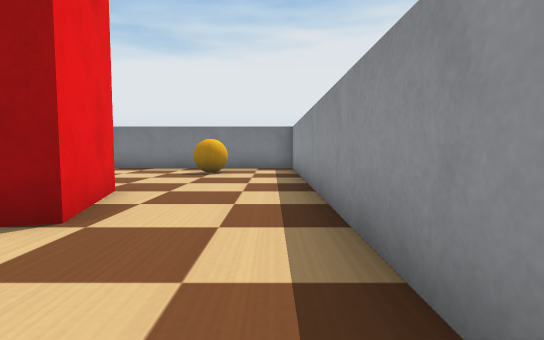
View 1 (above)

22 first-person views from a walk through a world built for the Webots simulator. The camera is 0.15 m above the floor, tilts 4° down and sees 80° across. The floor is counted in squares, 0.2 m on a side. Each view is taken from the middle of a square. On the plan, view 1 faces up. The plan holds only what a view shows up to about 11 squares ahead; the rest is blank. The robots in the file are not drawn. Webots' stock objects and surfaces are drawn as simple stand-ins.

View 2
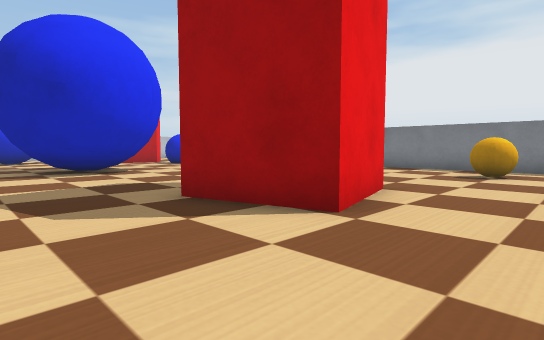

View 3
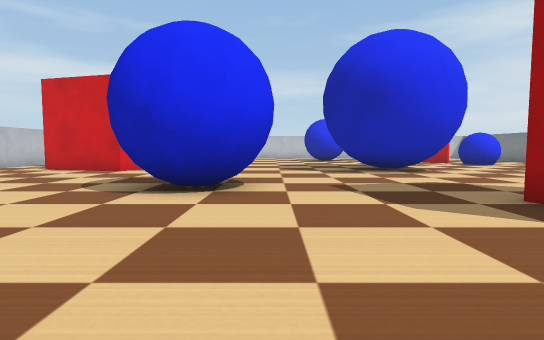

View 4
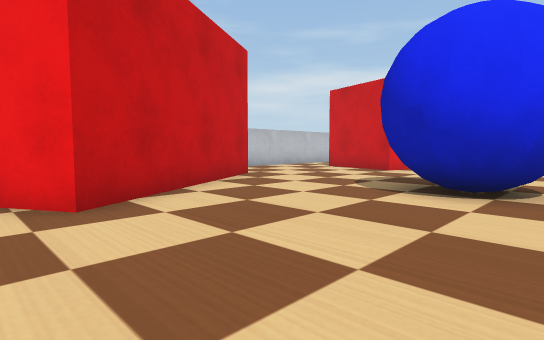

View 5
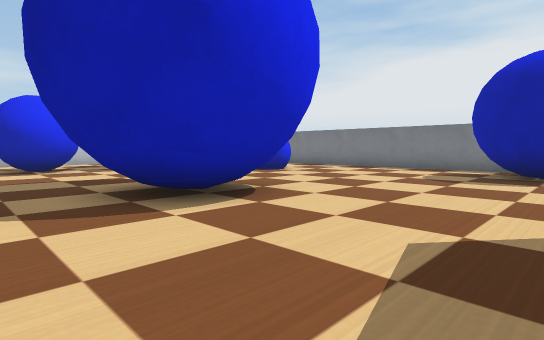

View 6
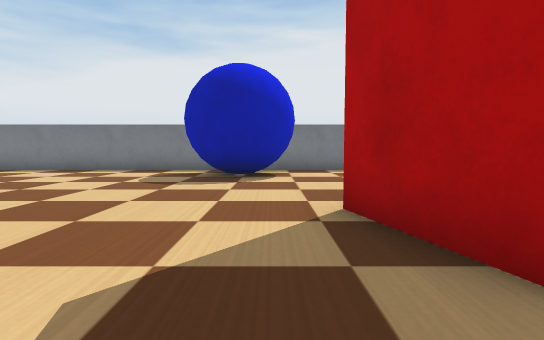

View 7
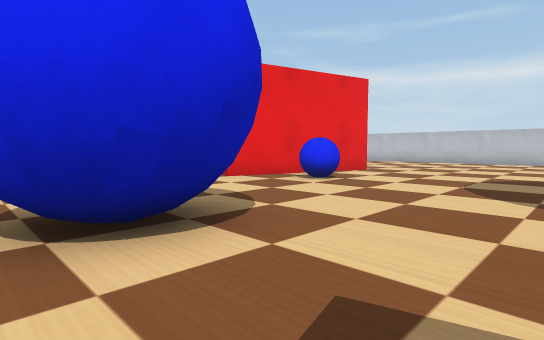

View 8
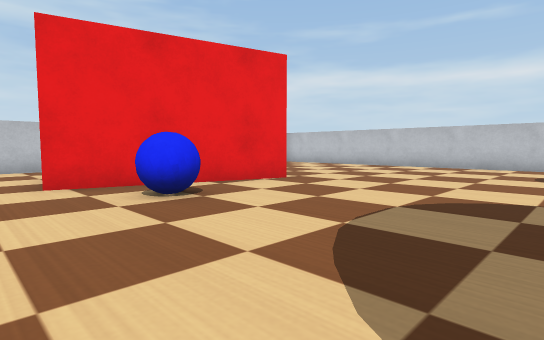

View 9
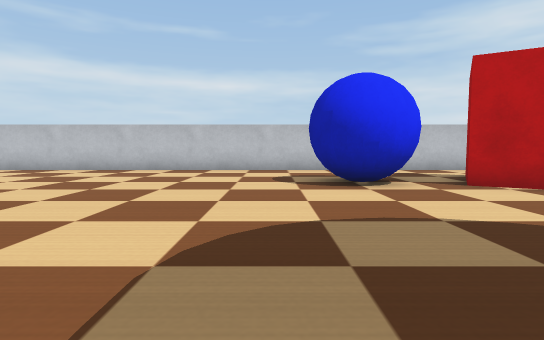

View 10
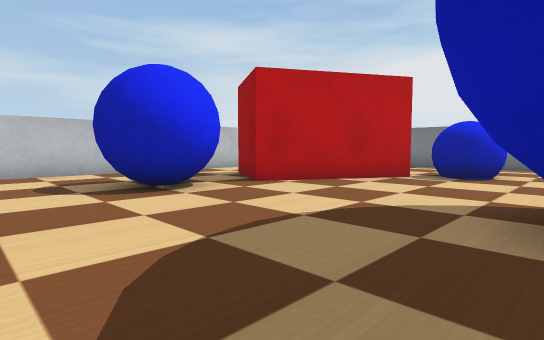

View 11
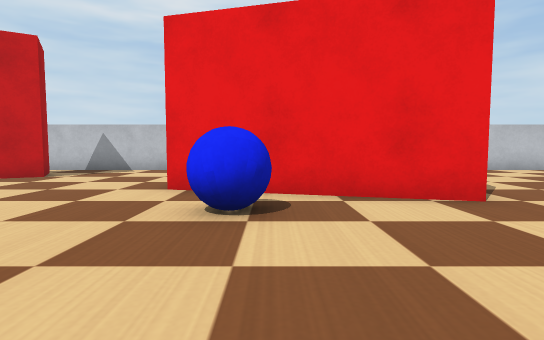

View 12
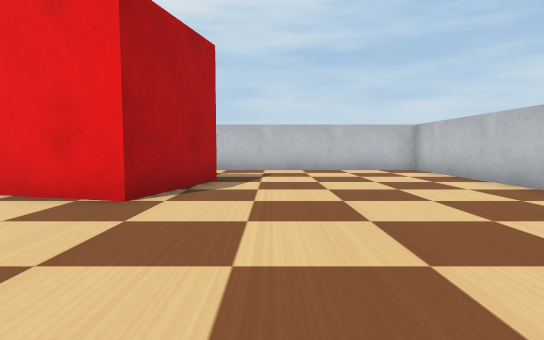

View 13
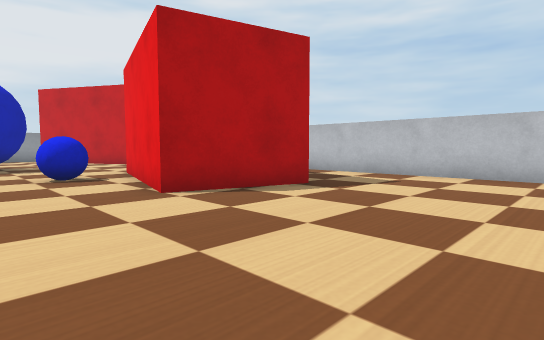

View 14
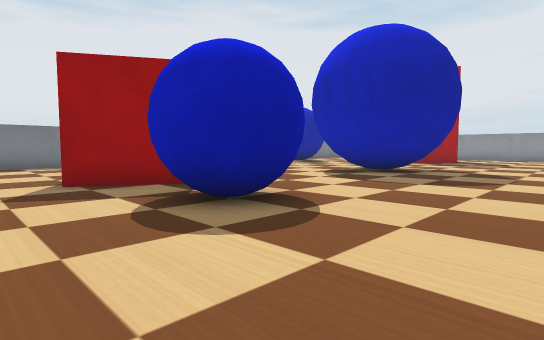

View 15
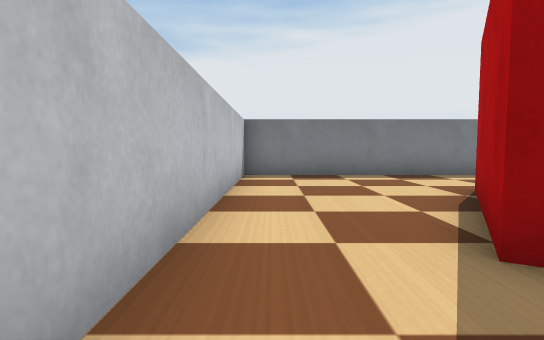

View 16
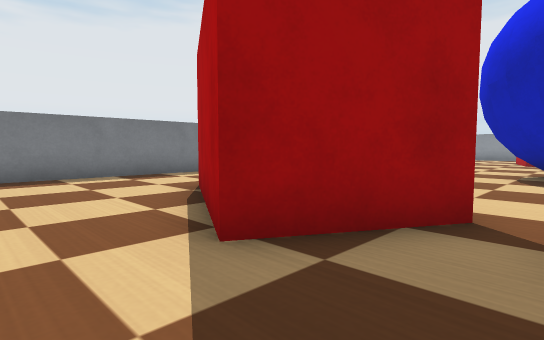

View 17
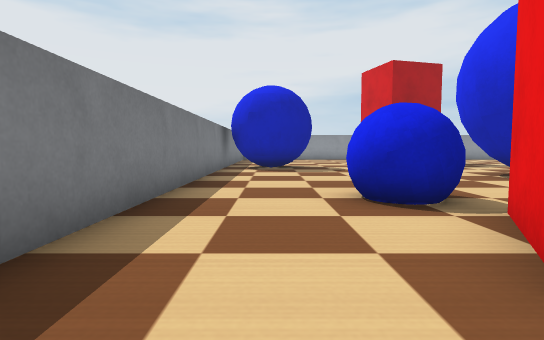

View 18
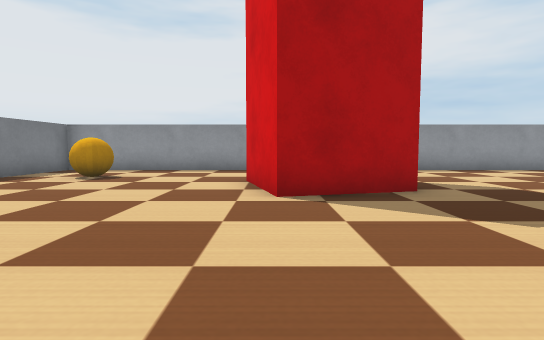

View 19
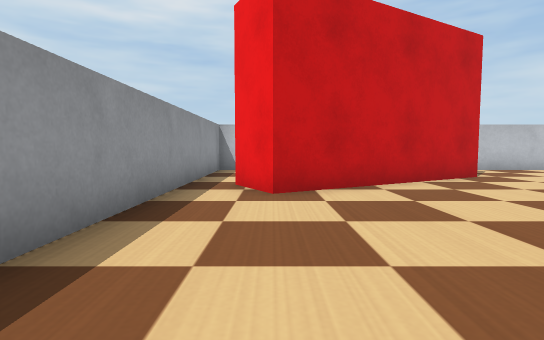

View 20
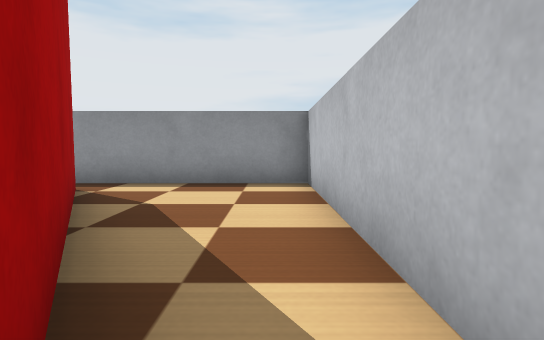

View 21
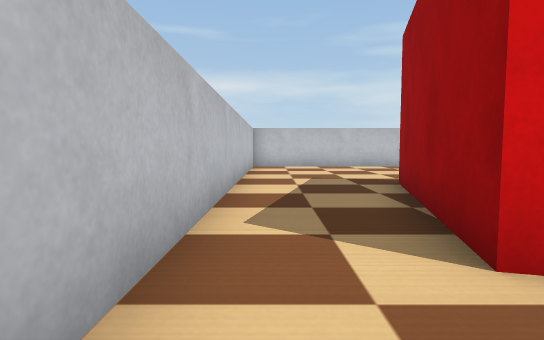

View 22
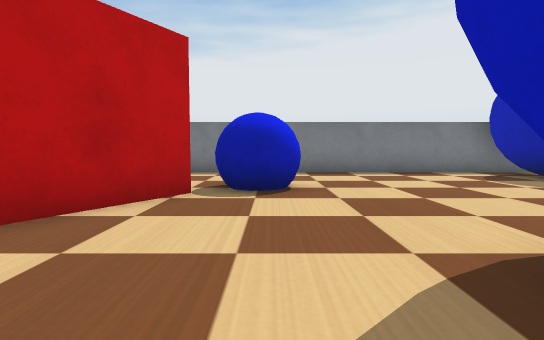

### Floor plan
Key: @ floor where view 1 was taken; # wall or solid block; . floor; B yellow ball; R red box; L blue ball.
Columns run from 22 left of view 1 to 1 right of it. Each row starts with its distance up from view 1.
 12 ########################
 11 #.............L  ......#
 10 #.............LLL...BB.#
  9 #.......L.....LLL...B..#
  8 #...RRRLL..............#
  7 #...R R.L..............#
  6 #..R  R................#
  5 #..RRR....LL.....RRR...#
  4 #...RR...LLLL....R  R..#
  3 #...L....LLLLL....RRR..#
  2 #..LLL...LLLLL.........#
  1 #..LLL....LLL..........#
  0 #.....................@#
 -1 #..............LL......#
 -2 #..............LLL.....#
 -3 #..............LLL.....#
 -4 #.........LL...LL......#
 -5 #......RRRR..........R.#
 -6 #......R  RRR.......RRR#
 -7 #.....RR   R......RRRR.#
 -8 #.......RRRR....RRRR...#
 -9 #...............RRR....#
-10 #......................#
-11 ########################

Positions as (right, up) in squares from view 1, and headings:
1: (0, 0), facing up
2: (0, 0), facing up-left
3: (0, -1), facing left
4: (0, -1), facing down-left
5: (-6, 0), facing up-left
6: (-6, 1), facing up
7: (-5, 1), facing down-left
8: (-9, 1), facing down-left
9: (-11, 0), facing left
10: (-12, -1), facing up-left
11: (-12, 0), facing down
12: (-17, 0), facing down
13: (-20, -2), facing down-right
14: (-21, -2), facing up-right
15: (-21, 3), facing up
16: (-21, 3), facing up-right
17: (-19, 10), facing right
18: (-10, 5), facing right
19: (-1, 0), facing down
20: (-6, -10), facing right
21: (-9, -10), facing left
22: (-14, 2), facing up
